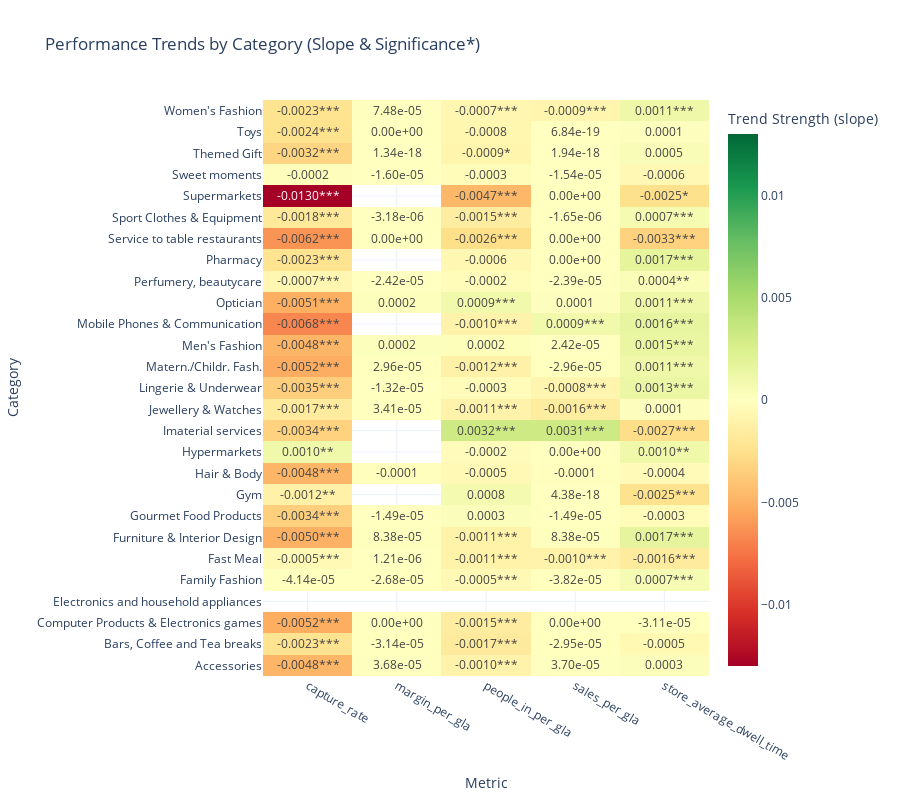

Notebook code for this chart:
### Code cell
results_list = []

print("Calculating trends (slope, p-value, t-value)...")
labels = df['bl2_label'].unique()

for label in labels:
    if pd.isna(label): continue
    subset = df[df['bl2_label'] == label]
    for metric in metrics:
        slope, p_val, t_val = calculate_trend_stats(subset, metric)
        results_list.append({
            'bl2_label': label,
            'metric': metric,
            'slope': slope,
            'p_value': p_val,
            't_value': t_val
        })

stats_df = pd.DataFrame(results_list)

# Create matrices for plotting
t_matrix = stats_df.pivot(index='bl2_label', columns='metric', values='t_value')
slope_matrix = stats_df.pivot(index='bl2_label', columns='metric', values='slope')
p_matrix = stats_df.pivot(index='bl2_label', columns='metric', values='p_value')

# Create text matrix (Slope + Stars)
def fmt_cell(slope, p):
    if pd.isna(slope): return ""
    stars = ""
    if p < 0.01: stars = "***"
    elif p < 0.05: stars = "**"
    elif p < 0.1: stars = "*"
    
    # Format depending on magnitude
    if abs(slope) < 0.0001:
        return f"{slope:.2e}{stars}"
    else:
        return f"{slope:.4f}{stars}"

text_matrix = slope_matrix.copy()
for col in text_matrix.columns:
    text_matrix[col] = [fmt_cell(s, p) for s, p in zip(slope_matrix[col], p_matrix[col])]

# Plot Heatmap
fig = go.Figure(data=go.Heatmap(
    z=slope_matrix,
    x=t_matrix.columns,
    y=t_matrix.index,
    text=text_matrix,
    texttemplate="%{text}",
    colorscale='RdYlGn',
    zmid=0,
    colorbar=dict(title="Trend Strength (slope)")
))

fig.update_layout(
    title="Performance Trends by Category (Slope & Significance*)",
    height=800,
    xaxis_title="Metric",
    yaxis_title="Category",
    template="plotly_white"
)

fig.show()
print("* p<0.1, ** p<0.05, *** p<0.01. Color indicates t-value (direction and strength).")

### Figure 1 — Plotly figure (JSON) as saved in the notebook; plotly's stock layout.template omitted (floating-point values rounded to 4 significant figures; data arrays with more than 128 entries replaced by an {"elided": "..."} marker saying what was removed)
{"data": [{"colorbar": {"title": {"text": "Trend Strength (slope)"}}, "colorscale": [[0, "rgb(165,0,38)"], [0.1, "rgb(215,48,39)"], [0.2, "rgb(244,109,67)"], [0.3, "rgb(253,174,97)"], [0.4, "rgb(254,224,139)"], [0.5, "rgb(255,255,191)"], [0.6, "rgb(217,239,139)"], [0.7, "rgb(166,217,106)"], [0.8, "rgb(102,189,99)"], [0.9, "rgb(26,152,80)"], [1, "rgb(0,104,55)"]], "text": {"elided": "27x5 str values"}, "texttemplate": "%{text}", "type": "heatmap", "x": ["capture_rate", "margin_per_gla", "people_in_per_gla", "sales_per_gla", "store_average_dwell_time"], "y": ["Accessories", "Bars, Coffee and Tea breaks", "Computer Products & Electronics games", "Electronics and household appliances", "Family Fashion", "Fast Meal", "Furniture & Interior Design", "Gourmet Food Products", "Gym", "Hair & Body", "Hypermarkets", "Imaterial services", "Jewellery & Watches", "Lingerie & Underwear", "Matern./Childr. Fash.", "Men's Fashion", "Mobile Phones & Communication", "Optician", "Perfumery, beautycare", "Pharmacy", "Service to table restaurants", "Sport Clothes & Equipment", "Supermarkets", "Sweet moments", "Themed Gift", "Toys", "Women's Fashion"], "z": {"elided": "27x5 float values"}, "zmid": 0}], "layout": {"height": 800, "title": {"text": "Performance Trends by Category (Slope & Significance*)"}, "xaxis": {"title": {"text": "Metric"}}, "yaxis": {"title": {"text": "Category"}}}}
